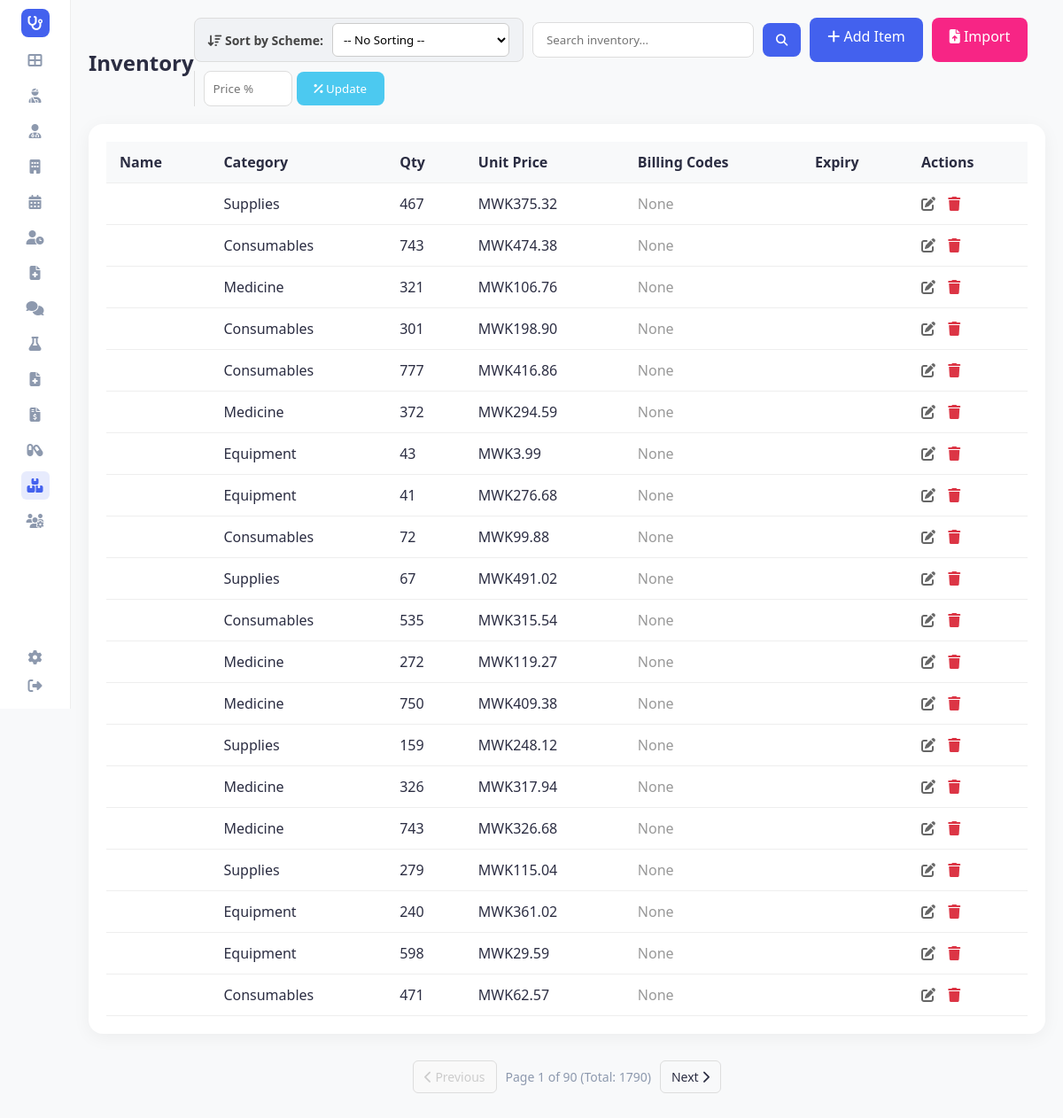
/inventory (signed in), run on the app's committed database.
### tables this page shows
CREATE TABLE inventory (
                item_id TEXT PRIMARY KEY,
                name TEXT,
                category TEXT,
                quantity INTEGER,
                unit_price REAL,
                supplier TEXT,
                expiry_date TEXT,
                min_quantity INTEGER,
                dosage_form TEXT,
                strength TEXT,
                batch_number TEXT,
                notes TEXT,
                is_medicine INTEGER,
                billing_codes TEXT
            , is_deleted INTEGER DEFAULT 0, deleted_at TEXT, reorder_level INTEGER DEFAULT 10);

### app.py (the view)
@app.route('/inventory')
def inventory():
    page = request.args.get('page', 1, type=int)
    search_term = request.args.get('search', '').strip()
    per_page = 20
    conn = hms.db.get_connection()
    cursor = conn.cursor()
    if search_term:
        search_value = f"%{search_term}%"
        cursor.execute("""
            SELECT * FROM inventory WHERE item_id LIKE ? OR name LIKE ? OR category LIKE ?
            ORDER BY name ASC LIMIT ? OFFSET ?
        """, (search_value, search_value, search_value, per_page, (page - 1) * per_page))
        rows = cursor.fetchall()
        cursor.execute("""
            SELECT COUNT(*) FROM inventory WHERE item_id LIKE ? OR name LIKE ? OR category LIKE ?
        """, (search_value, search_value, search_value))
        total_count = cursor.fetchone()[0]
    else:
        cursor.execute("SELECT * FROM inventory ORDER BY name ASC LIMIT ? OFFSET ?",
                       (per_page, (page - 1) * per_page))
        rows = cursor.fetchall()
        cursor.execute("SELECT COUNT(*) FROM inventory")
        total_count = cursor.fetchone()[0]
    cursor.execute("SELECT COUNT(*) FROM inventory WHERE quantity <= reorder_level")
    low_stock_count = cursor.fetchone()[0]
    conn.close()
    inventory_list = [hms.db._row_to_obj(InventoryItem, row) for row in rows]
    total_pages = math.ceil(total_count / per_page) if total_count else 1
    return render_template('inventory.html', inventory=inventory_list, page=page,
                           total_pages=total_pages, total_count=total_count,
                           low_stock_count=low_stock_count, search_term=search_term,
                           active_page='inventory')

### app.py (called while the page is built)
@app.before_request
def require_login():
    allowed_routes = ['login', 'register', 'static']
    if request.endpoint not in allowed_routes and 'user_id' not in session:
        return redirect(url_for('login'))

@app.context_processor
def inject_user():
    username = session.get('username')
    role = session.get('role')
    unread = 0
    if username:
        unread = hms.get_unread_count(username, role)
    return dict(current_user=username, current_role=role, unread_messages_count=unread, hms=hms)

### database/db_manager.py (called while the page is built)
    def get_connection(self):
        conn = sqlite3.connect(self.db_file)
        conn.row_factory = sqlite3.Row
        return conn

    def _row_to_obj(self, cls: Type[T], row: sqlite3.Row) -> T:
        d = dict(row)
        for field in fields(cls):
            if field.type in (dict, Dict[str, Any], list, List[Any]) and d.get(field.name):
                try:
                    d[field.name] = json.loads(d[field.name])
                except:
                    pass
            elif field.type == bool and field.name in d:
                d[field.name] = bool(d[field.name])
        allowed = {f.name for f in fields(cls)}
        filtered = {k: v for k, v in d.items() if k in allowed}
        return cls(**filtered)

### main.py (called while the page is built)
    def get_unread_count(self, user_id: str, role: str) -> int:
        conn = self.db.get_connection()
        cursor = conn.cursor()
        cursor.execute("""
            SELECT COUNT(*) FROM messages
            WHERE is_read = 0 AND (recipient_id = ? OR recipient_id = ? OR recipient_id = 'all')
        """, (user_id, role))
        count = cursor.fetchone()[0]
        conn.close()
        return count

### templates/inventory.html (shortened to what this page needs)
<!DOCTYPE html>
<html lang="en">
<head>
    <link rel="stylesheet" href="{{ url_for('static', filename='style.css') }}">
    <link rel="stylesheet" href="https://cdnjs.cloudflare.com/ajax/libs/font-awesome/6.4.0/css/all.min.css">
</head>
<body>
    <div class="container">
        {% include 'sidebar.html' %}
        <main class="main-content">
            <div class="header-actions">
                <h2>Inventory</h2>
                <div style="display: flex; gap: 10px; flex-wrap: wrap;">
                    <div style="display: flex; align-items: center; gap: 10px; background: #f0f2f5; padding: 5px 15px; border-radius: 8px; border: 1px solid #ddd;">
                        <label for="provider-sort" style="font-weight: 600; font-size: 14px; color: #444; white-space: nowrap;"><i class="fas fa-sort-amount-down"></i> Sort by Scheme:</label>
                        <select id="provider-sort" style="padding: 8px; border: 1px solid #ccc; border-radius: 6px; outline: none; min-width: 200px; background: white;">
                            <option value="">-- No Sorting --</option>
                        </select>
                    </div>
                    <form action="{{ url_for('inventory') }}" method="get" class="search-form" style="display: flex; align-items: center; gap: 10px;">
                        <input type="text" name="search" placeholder="Search inventory..." value="{{ search_term if search_term else '' }}" style="padding: 10px 15px; border: 1px solid #ddd; border-radius: 8px; outline: none; width: 250px;">
                        <button type="submit" style="background-color: #4361ee; color: white; border: none; padding: 10px 15px; border-radius: 8px; cursor: pointer;"><i class="fas fa-search"></i></button>
                    </form>
                    <a href="{{ url_for('add_inventory_item') }}" class="btn-add"><i class="fas fa-plus"></i> Add Item</a>
                    <a href="{{ url_for('inventory_import') }}" class="btn-add" style="background-color: #f72585;"><i class="fas fa-file-upload"></i> Import</a>
                    <form action="{{ url_for('inventory_bulk_price_update') }}" method="post" style="display: flex; align-items: center; gap: 5px; border-left: 1px solid #ddd; padding-left: 10px;" onsubmit="return confirm('Are you sure you want to update ALL inventory prices by this percentage?')">
                        <input type="number" name="percentage" step="0.01" placeholder="Price %" style="padding: 10px; border: 1px solid #ddd; border-radius: 8px; width: 100px;" required title="Enter percentage to change all prices (e.g. 10 for 10% increase, -5 for 5% decrease)">
                        <button type="submit" class="btn-add" style="background-color: #4cc9f0; border: none; cursor: pointer; white-space: nowrap;"><i class="fas fa-percent"></i> Update</button>
                    </form>
                </div>
            </div>
            <div class="table-container">
                <table id="inventory-table">
                    <thead>
                        <tr>
                            <th>Name</th>
                            <th>Category</th>
                            <th>Qty</th>
                            <th>Unit Price</th>
                            <th>Billing Codes</th>
                            <th>Expiry</th>
                            <th>Actions</th>
                        </tr>
                    </thead>
                    <tbody id="inventory-body">
                        {% for item in inventory %}
                        <tr class="inventory-row" data-name="{{ item.name|lower }}" data-codes='{{ item.billing_codes|tojson if item.billing_codes else "{}" }}'>
                            <td class="item-name">{{ item.name }}</td>
                            <td>{{ item.category }}</td>
                            <td>{{ item.quantity }}</td>
                            <td>MWK{{ "{:,.2f}".format(item.unit_price) }}</td>
                            <td class="billing-codes-cell">
                                {% if item.billing_codes %}
                                    <div class="codes-list" style="font-size: 11px;">
                                    {% for provider, code in item.billing_codes.items() %}
                                        <div class="code-item" data-provider="{{ provider }}" data-code="{{ code }}">
                                            <strong>{{ provider }}:</strong> {{ code }}
                                        </div>
                                    {% endfor %}
                                    </div>
                                {% else %}
                                    <span style="color: #999;">None</span>
                                {% endif %}
                            </td>
                            <td>{{ item.expiry_date }}</td>
                            <td class="actions">
                                <a href="{{ url_for('edit_inventory_item', item_id=item.item_id) }}" title="Edit"><i class="fas fa-edit"></i></a>
                                <a href="{{ url_for('delete_inventory_item', item_id=item.item_id) }}" class="delete" onclick="return confirm('Are you sure you want to delete this item?');" title="Delete"><i class="fas fa-trash"></i></a>
                            </td>
                        </tr>
                        {% else %}
                        <tr>
                            <td colspan="7" style="text-align: center; color: #888; padding: 20px;">No inventory items found.</td>
                        </tr>
                        {% endfor %}
                    </tbody>
                </table>
            </div>
            {% if total_pages > 1 %}
            <div class="pagination">
                <a href="{{ url_for('inventory', page=page-1, search=search_term) }}" class="pagination-btn {{ 'disabled' if page == 1 else '' }}">
                    <i class="fas fa-chevron-left"></i> Previous
                </a>
                <div class="pagination-info">
                    Page {{ page }} of {{ total_pages }} (Total: {{ total_count }})
                </div>
                <a href="{{ url_for('inventory', page=page+1, search=search_term) }}" class="pagination-btn {{ 'disabled' if page == total_pages else '' }}">
                    Next <i class="fas fa-chevron-right"></i>
                </a>
            </div>
            {% endif %}
        </main>
    </div>
</body>
</html>

### static/style.css (style rules this page uses)
:root { --primary-color: #4361ee; --secondary-color: #3f37c9; --success-color: #4cc9f0; --warning-color: #f72585; --text-dark: #2b2d42; --text-light: #8d99ae; --bg-light: #f8f9fa; --white: #ffffff; --sidebar-width: 80px; --border-radius: 16px; --shadow: 0 4px 20px rgba(0, 0, 0, 0.05); }
* { margin: 0; padding: 0; box-sizing: border-box; font-family: 'Segoe UI', Tahoma, Geneva, Verdana, sans-serif; }
body { background-color: var(--bg-light); color: var(--text-dark); min-height: 100vh; margin: 0; }
.container { display: flex !important; min-height: 100vh !important; height: auto !important; overflow: visible !important; }
.main-content { flex: 1 !important; padding: 20px !important; display: flex; flex-direction: column; min-width: 0; }
.pagination { display: flex; justify-content: center; align-items: center; gap: 10px; margin-top: 20px; padding: 10px; }
.pagination-btn { padding: 8px 12px; border: 1px solid #ddd; border-radius: 6px; text-decoration: none; color: var(--text-dark); transition: all 0.2s; font-size: 14px; }
.pagination-btn.disabled { color: #ccc; pointer-events: none; background-color: #f9f9f9; }
.pagination-info { font-size: 14px; color: var(--text-light); }

### templates/inventory.html (style rules this page uses)
.table-container { background-color: white; padding: 20px; border-radius: 16px; box-shadow: 0 4px 20px rgba(0, 0, 0, 0.05); }
.header-actions { display: flex; justify-content: space-between; align-items: center; margin-bottom: 20px; }
.btn-add { background-color: #4361ee; color: white; padding: 10px 20px; text-decoration: none; border-radius: 8px; font-weight: 500; }
table { width: 100%; border-collapse: collapse; }
th, td { padding: 12px 15px; text-align: left; border-bottom: 1px solid #eee; }
th { background-color: #f8f9fa; font-weight: 600; }
.actions a { margin-right: 10px; color: #666; text-decoration: none; }
.actions a.delete { color: #dc3545; }

### data on the page
inventory: category "Supplies", quantity "467", unit_price "375.32"
inventory: category "Consumables", quantity "743", unit_price "474.38"
inventory: category "Medicine", quantity "321", unit_price "106.76"
inventory: category "Consumables", quantity "301", unit_price "198.90"
inventory: category "Consumables", quantity "777", unit_price "416.86"
inventory: category "Medicine", quantity "372", unit_price "294.59"
inventory: category "Equipment", quantity "43", unit_price "3.99"
inventory: category "Equipment", quantity "41", unit_price "276.68"
inventory: category "Consumables", quantity "72", unit_price "99.88"
inventory: category "Supplies", quantity "67", unit_price "491.02"
inventory: category "Consumables", quantity "535", unit_price "315.54"
inventory: category "Medicine", quantity "272", unit_price "119.27"
inventory: category "Medicine", quantity "750", unit_price "409.38"
inventory: category "Supplies", quantity "159", unit_price "248.12"
inventory: category "Medicine", quantity "326", unit_price "317.94"
inventory: category "Medicine", quantity "743", unit_price "326.68"
inventory: category "Supplies", quantity "279", unit_price "115.04"
inventory: category "Equipment", quantity "240", unit_price "361.02"
inventory: category "Equipment", quantity "598", unit_price "29.59"
inventory: category "Consumables", quantity "471", unit_price "62.57"

### other printed values
{{ page }} "1"
{{ total_pages }} "90"
{{ total_count }} "1790"
